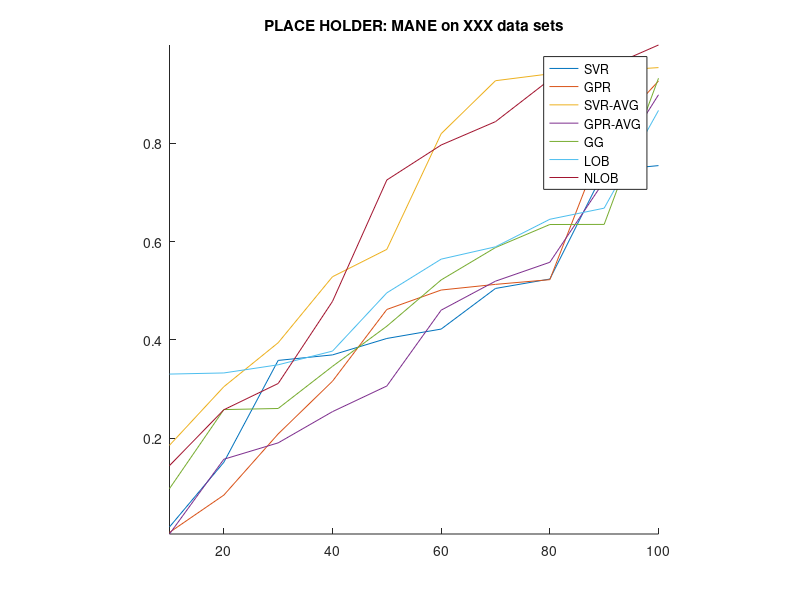

Write the MATLAB code that produced this figure.
clc;clear;close all;
hold all;
for j=1:7
    plot(10:10:100, sort(rand(10,1)));
end
hold off;
axis on;
axis tight;
axis square;
title('PLACE HOLDER: MANE on XXX data sets')
legend('SVR','GPR','SVR-AVG','GPR-AVG','GG','LOB','NLOB')